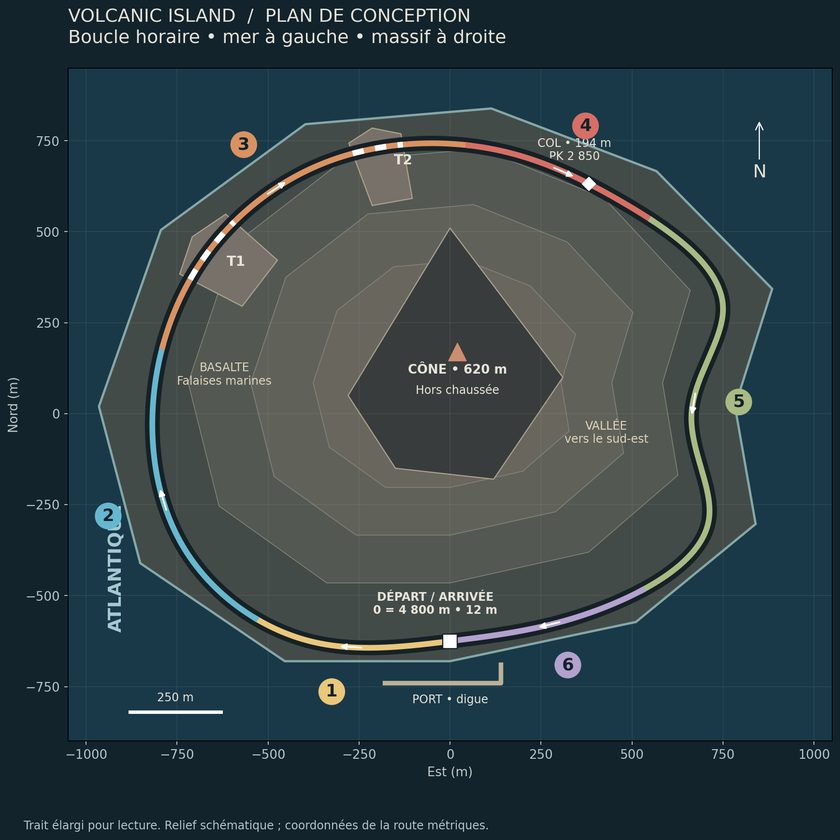
#> input picture docs/proposals/volcanic-island/plan-technique.png, 840 x 840 px, shrunk from 1738 x 1738 before the run
$ python assembler_sheet.py
#> lines starting #> are read from the running program, lines starting #| are printed output that depends on the picture
"""Mise en page déterministe des schémas et du moodboard original non retouché."""
from pathlib import Path
import matplotlib
matplotlib.use('Agg')
import matplotlib.pyplot as plt
import matplotlib.image as mpimg
from matplotlib.patches import Rectangle
P=Path(__file__).parent
bg='#12232c'; fg='#e8e4d9'; muted='#afc2c8'
plt.rcParams.update({'font.family':'DejaVu Sans','text.color':fg,'svg.fonttype':'none'})
fig=plt.figure(figsize=(24,15),facecolor=bg)
fig.text(.035,.955,'VOLCANIC ISLAND',fontsize=35,weight='bold')
fig.text(.035,.922,'LA GRANDE CORNICHE NOIRE  /  PROPOSITION DE CIRCUIT',fontsize=13,color=muted)
fig.text(.965,.954,'4,819 km   /   +182 m   /   6 secteurs',ha='right',fontsize=20,color='#e9c77b')
fig.text(.965,.924,'Boucle horaire • 14 m de chaussée • rayon minimal 142 m',ha='right',fontsize=12,color=muted)
def image_at(file,box):
#> called with file = 'plan-technique.png'
 ax=fig.add_axes(box);ax.imshow(mpimg.imread(P/file));ax.axis('off')
image_at('plan-technique.png',[.02,.22,.47,.68])
image_at('profil-altimetrique.png',[.025,.035,.465,.18])
#> call 2 of image_at, with file = 'profil-altimetrique.png'
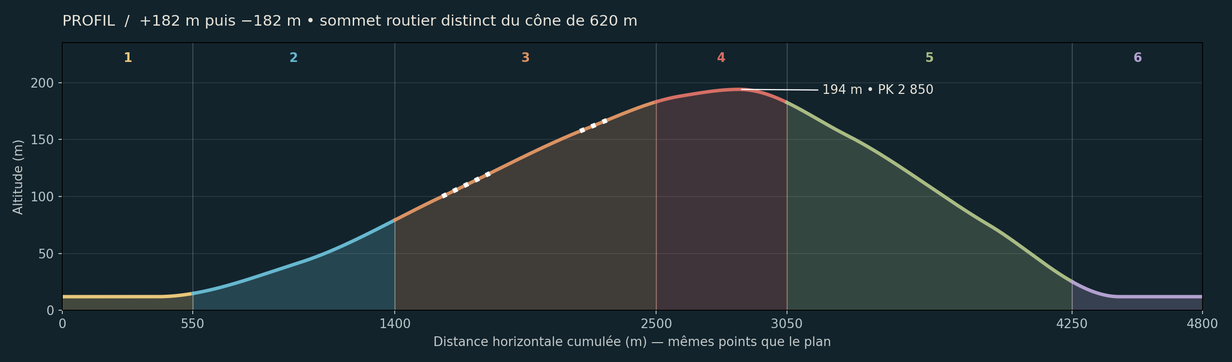
#> input picture docs/proposals/volcanic-island/profil-altimetrique.png, 1232 x 362 px, shrunk from 2550 x 748 before the run
fig.text(.52,.88,'SIX VUES DE CONDUITE  /  INTENTIONS PS1–SATURN',fontsize=16,weight='bold')
image_at('moodboard.png',[.52,.418,.455,.45])
#> call 3 of image_at, with file = 'moodboard.png'
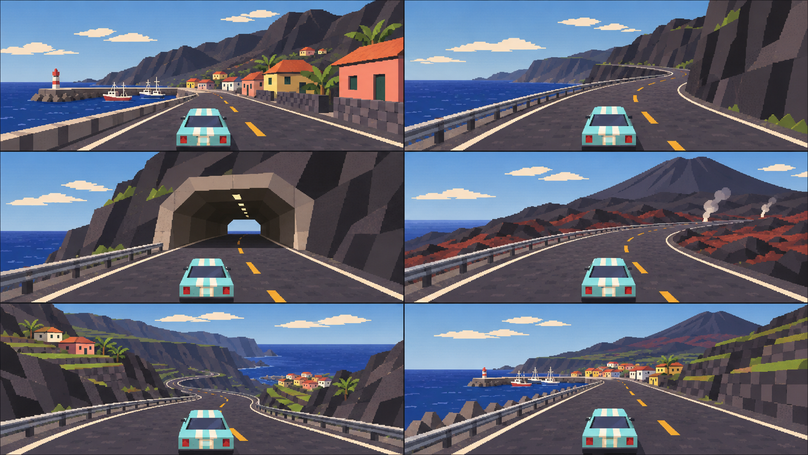
#> input picture docs/proposals/volcanic-island/moodboard.png, 808 x 455 px, shrunk from 1672 x 941 before the run
colors=['#e9c77b','#66b8cf','#da9262','#d66f65','#a9bb83','#b3a1cf']
caps=[('01  PORT VOLCANIQUE','0–550 m  •  12 → 15 m','Accélérer ; le port laisse place au basalte.'),('02  FALAISES DE BASALTE','550–1 400 m  •  15 → 79 m','Grand appui droit au-dessus de l’Atlantique.'),('03  MONTÉE DU VOLCAN','1 400–2 500 m  •  79 → 183 m','Deux éperons traversés : T1 200 m / T2 140 m.'),('04  CRÊTE VOLCANIQUE','2 500–3 050 m  •  col à 194 m','Révélation du cône ; scories et vapeur discrète.'),('05  DESCENTE DES VILLAGES','3 050–4 250 m  •  183 → 25 m','Droite–gauche–droite ; freiner avant l’appui.'),('06  RETOUR LITTORAL','4 250–4 800 m  •  25 → 12 m','La courbe s’ouvre, le port revient, relance nitro.')]
for i,(title,pk,desc) in enumerate(caps):
 xx=.525+(i%2)*.232; yy=.395-(i//2)*.084
 fig.text(xx,yy,title,fontsize=13,weight='bold',color=colors[i]);fig.text(xx,yy-.021,pk,fontsize=11);fig.text(xx,yy-.041,desc,fontsize=9.5,color=muted)
fig.text(.525,.135,'ASSETS  /  cône · basalte · port · tunnels · maisons · soutènements',fontsize=11,weight='bold')
fig.text(.525,.108,'Océan et géologie dominants. Végétation ponctuelle. Aucune lave liquide.',fontsize=11,color=muted)
fig.text(.525,.077,'Axe fermé sans croisement ; plan et profil issus des mêmes données.',fontsize=10)
fig.text(.525,.054,'Images d’ambiance générées, pas des captures du jeu. Conduite à tester en maquette.',fontsize=9,color=muted)
fig.savefig(P/'VOLCANIC_ISLAND-planche.png',dpi=160,facecolor=bg)
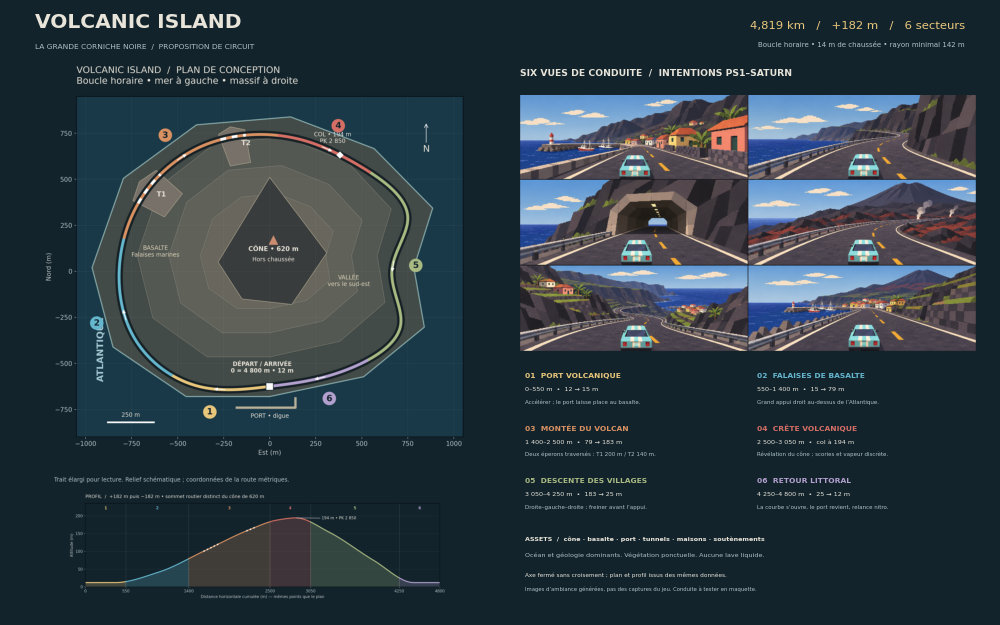
#> figure drawn by matplotlib, 3 panels
fig.savefig(P/'VOLCANIC_ISLAND-planche.svg',facecolor=bg)
print(P/'VOLCANIC_ISLAND-planche.png')
